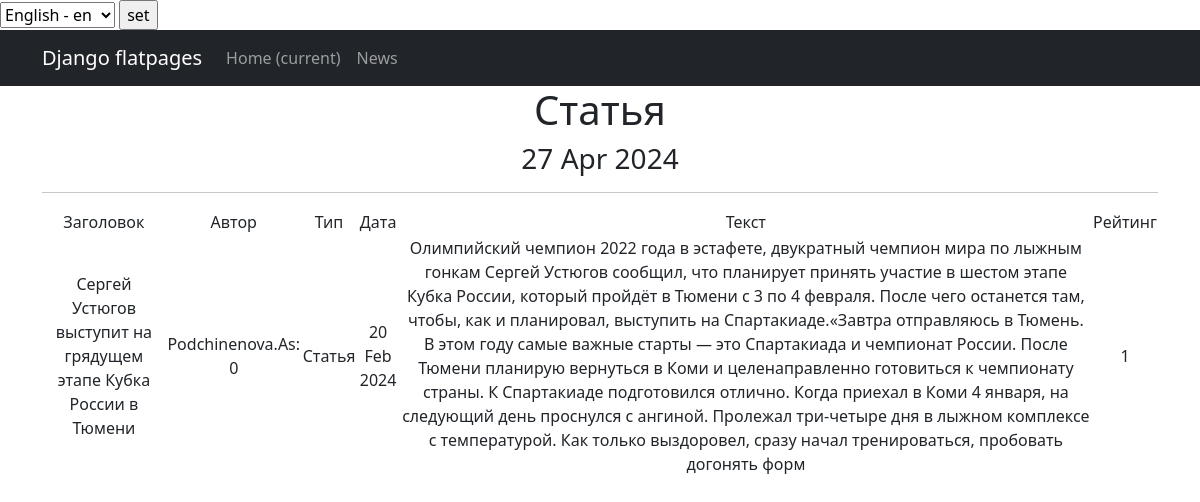
The page /news/2 on the database its author committed.
### news/models.py (models this page shows, shortened)
class Post(models.Model):
    NEWS = 'NW'
    ARTICLE = "AR"
    POSITIONS = [
        (NEWS, 'Новость'),
        (ARTICLE, 'Статья')
    ]
    author = models.ForeignKey(Author, on_delete=models.CASCADE)
    type = models.CharField(max_length=20, choices=POSITIONS, default=NEWS)
    time_in = models.DateTimeField(auto_now_add=True)
    category = models.ManyToManyField(Category, through='PostCategory')
    title = models.CharField(
        max_length=255,
        unique=True,
    )
    text = models.TextField()
    rating = models.IntegerField(default=0)
    def __str__(self):
        return self.title

class Author(models.Model):
    user = models.OneToOneField(User, on_delete=models.CASCADE)
    rating = models.IntegerField(default=0)
    def __str__(self):
        return f'{self.user.username.title()}: {self.rating}'

### news/views.py (the view)
# urls.py: path('<int:pk>', PostDetail.as_view(),name='post'),
class PostDetail(DetailView):
    queryset = Post.objects.order_by('-time_in')
    template_name = 'post.html'
    context_object_name = 'posts'
    def get_context_data(self, **kwargs):
        context = super().get_context_data(**kwargs)
        context['time_now'] = datetime.utcnow()
        return context

### news/templatetags/custom_filters.py (called while the page is built)
@register.filter()
def censor(value):
    new_text = value.replace('редиска', 'р******')
    new_text = new_text.replace('скуф', 'ск**')
    return new_text

### templates/post.html (shortened to what this page needs)
{% extends 'flatpages/default.html' %}
{% load custom_filters %}
{% load custom_tags %}
{% block content %}
    <h1>Статья</h1>
    <h3>{{ time_now|date:'d M Y' }}</h3>
    <hr>
   {% if posts %}
       <table>
           <tr>
               <td>Заголовок</td>
               <td>Автор</td>
               <td>Тип</td>
               <td>Дата</td>
               <td>Текст</td>
               <td>Рейтинг</td>
           </tr>
           <tr>
               <td>{{ posts.title|censor }}</td>
               <td>{{ posts.author}}</td>
               <td>{{ posts.type}}</td>
               <td>{{ posts.time_in|date:'d M Y' }}</td>
               <td>{{ posts.text|censor}}</td>
               <td>{{ posts.rating}}</td>
           </tr>
       </table>
   {% endif %}
{% endblock content %}

### rows shown on the page
Post: title|censor "Сергей Устюгов выступит на грядущем этапе Кубка России в Тюмени", author "Podchinenova.As: 0", type "Статья", time_in "20 Feb 2024", text|censor "Олимпийский чемпион 2022 года в эстафете, двукратный чемпион мира по лыжным гонкам Сергей Устюгов сообщил, что планирует принять участие в шестом этапе Кубка России, который пройдёт в Тюмени с 3 по 4 февраля. После чего останется там, чтобы, как и планировал, выступить на Спартакиаде.«Завтра отправляюсь в Тюмень. В этом году самые важные старты — это Спартакиада и чемпионат России. После Тюмени планирую вернуться в Коми и целенаправленно готовиться к чемпионату страны. К Спартакиаде подготовился отлично. Когда приехал в Коми 4 января, на следующий день проснулся с ангиной. Пролежал три-четыре дня в лыжном комплексе с температурой. Как только выздоровел, сразу начал тренироваться, пробовать…", rating "1"

### other values the page prints
{{ time_now|date:'d M Y' }} "27 Apr 2024"
form field language "English - en"
